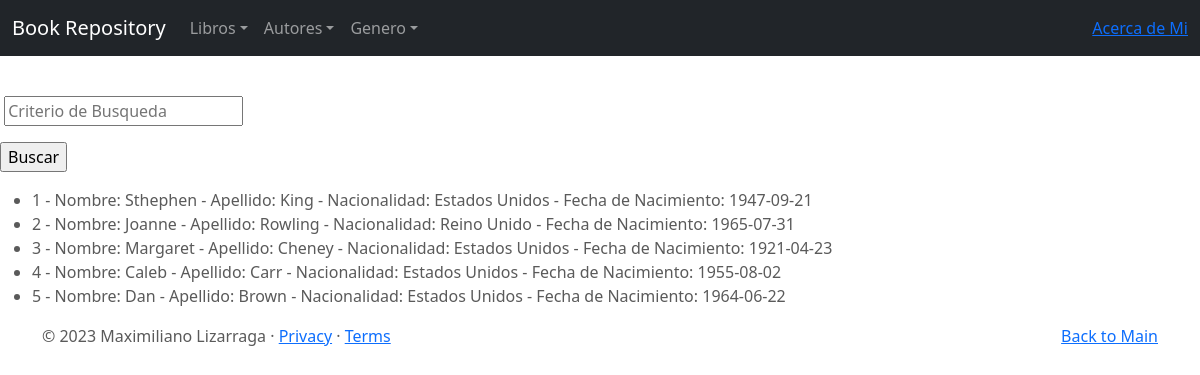
The app's page /autor/list with its own data.
### nueva_entrega/models.py (models this page shows)
class Autor(models.Model):
    nombre = models.CharField(max_length=100)
    apellido = models.CharField(max_length=100)
    nacionalidad =models.CharField(max_length=100)
    fecha_nacimiento = models.DateField()
    def __str__(self):
        return f"{self.id} - Nombre: {self.nombre} - Apellido: {self.apellido} - Nacionalidad: {self.nacionalidad} - Fecha de Nacimiento: {self.fecha_nacimiento}"

### nueva_entrega/views.py (the view)
# urls.py: path('autor/list', AutorList.as_view(), name="autor-list"),
class AutorList(ListView):
    model = Autor
    def get_queryset(self):
        criterio = self.request.GET.get('criterio')
        if criterio:
            book = Autor.objects.filter(nombre__icontains=criterio)
        else:
            book = Autor.objects.all()
        return book

### nueva_entrega/templates/nueva_entrega/autor_list.html (shortened to what this page needs)
{% extends "nueva_entrega/base.html" %}
{% block main %}
<br>
<form action="?" method="GET">
    <p>
        <input type="text" name="criterio" value= "{{ request.get.criterio }}" maxlength="100" required="" id="" placeholder="Criterio de Busqueda">
      </p>
      <p>
        <input type="submit" value="Buscar">
      </p>
</form>
    <ul>
    {% for autor in object_list  %}
    <li>
        {{autor}}
    </li>
    {% empty %}
    No existen registos
    {% endfor %}
    </ul>
{% endblock %}

### nueva_entrega/static/nueva_entrega/css/carousel.css (style rules this page uses)
body { padding-top: 3rem; padding-bottom: 3rem; color: #5a5a5a; }

### records on screen
Autor: id+nombre+apellido "1 - Nombre: Sthephen - Apellido: King - Nacionalidad: Estados Unidos - Fecha de Nacimiento: 1947-09-21"
Autor: id+nombre+apellido "2 - Nombre: Joanne - Apellido: Rowling - Nacionalidad: Reino Unido - Fecha de Nacimiento: 1965-07-31"
Autor: id+nombre+apellido "3 - Nombre: Margaret - Apellido: Cheney - Nacionalidad: Estados Unidos - Fecha de Nacimiento: 1921-04-23"
Autor: id+nombre+apellido "4 - Nombre: Caleb - Apellido: Carr - Nacionalidad: Estados Unidos - Fecha de Nacimiento: 1955-08-02"
Autor: id+nombre+apellido "5 - Nombre: Dan - Apellido: Brown - Nacionalidad: Estados Unidos - Fecha de Nacimiento: 1964-06-22"
